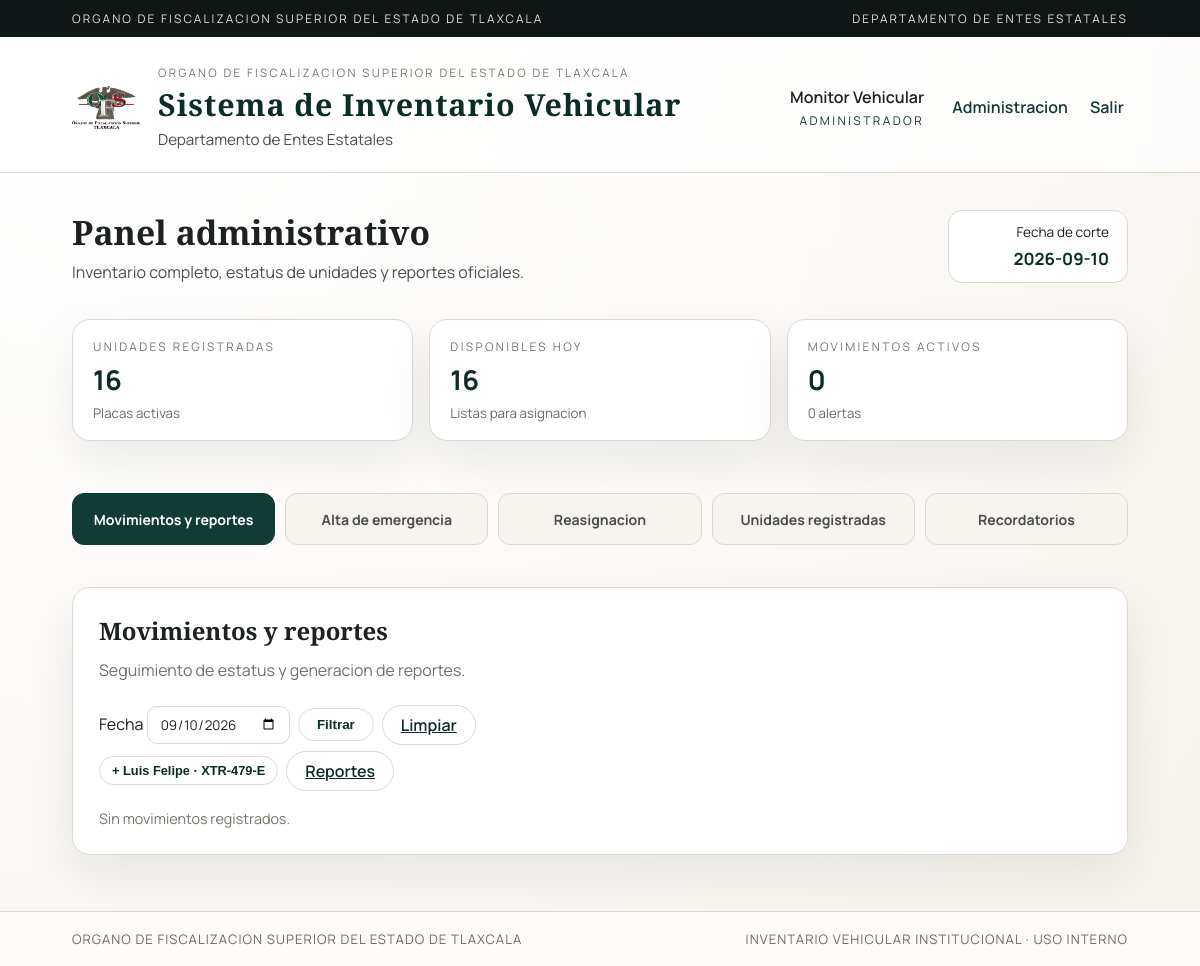
The page /admin?fecha=2026-09-10 (signed in) on the database as committed earlier.
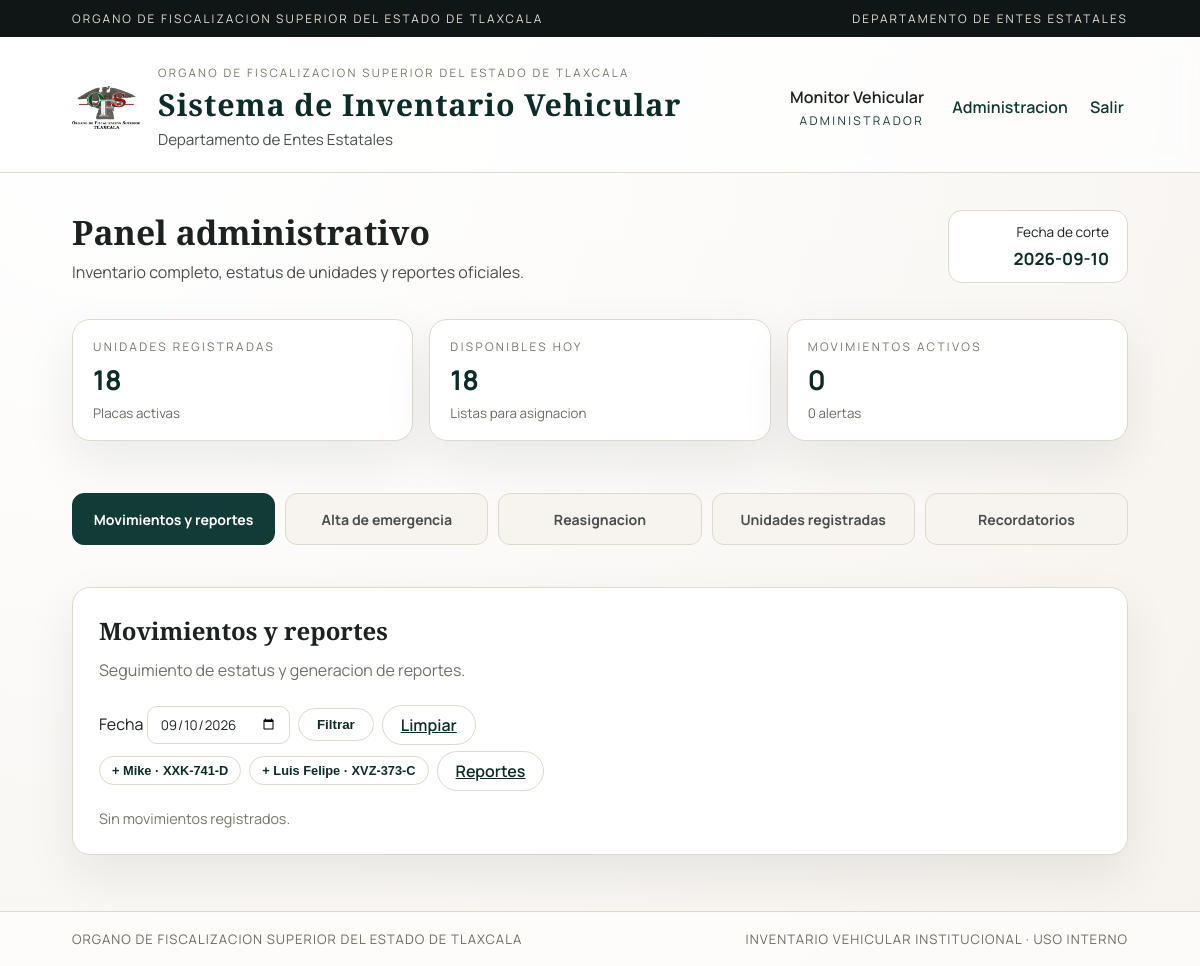
The same page on the database as committed later.
### tables this page shows
CREATE TABLE vehiculos (
                id INTEGER PRIMARY KEY AUTOINCREMENT,
                placa TEXT UNIQUE NOT NULL,
                modelo TEXT NOT NULL,
                marca TEXT NOT NULL,
                activo INTEGER DEFAULT 1
            );

CREATE TABLE usuarios (
                id INTEGER PRIMARY KEY AUTOINCREMENT,
                nombre TEXT NOT NULL,
                usuario TEXT UNIQUE NOT NULL,
                clave TEXT NOT NULL,
                rol TEXT NOT NULL DEFAULT 'usuario',
                puesto TEXT DEFAULT '',
                entes TEXT NOT NULL DEFAULT 'TODOS',
                activo INTEGER DEFAULT 1
            );

### app.py (the view)
    @app.route("/admin")
    def admin():
        if session.get("rol") != "monitor":
            return redirect(url_for("dashboard"))
        context = _build_admin_context(
            app,
            db_manager,
            session.get("rol"),
            request.args.get("fecha"),
        )
        context["monitor_active_panel"] = (
            request.args.get("tab")
            if request.args.get("tab") in {"movimientos", "emergencia", "reasignacion", "unidades", "recordatorios"}
            else "movimientos"
        )
        for categoria, texto in get_flashed_messages(with_categories=True):
            if categoria == "error":
                context["error"] = texto
            elif categoria == "mensaje":
                context["mensaje"] = texto
        return render_template(
            "admin.html",
            usuario=session.get("nombre"),
            rol=session.get("rol"),
            **context,
        )

### app.py (called while the page is built, shortened)
def _fecha_iso_desde_texto(fecha_txt: Optional[str]) -> Optional[str]:
    if not fecha_txt:
        return None
    fecha_base = str(fecha_txt).strip()[:10]
    try:
        return datetime.strptime(fecha_base, "%Y-%m-%d").date().isoformat()
    except ValueError:
        return None

def _filtrar_movimientos_hoy(
    movimientos: List[dict],
    hoy: Optional[date] = None,
    incluir_prestamos_pendientes: bool = False,
) -> List[dict]:
    hoy_iso = (hoy or date.today()).isoformat()
    filtrados = []
    for mov in movimientos:
        if _fecha_iso_desde_texto(mov.get("fecha_solicitud")) == hoy_iso:
            filtrados.append(mov)
            continue
        if (
            incluir_prestamos_pendientes
            and mov.get("tipo") == "prestamo"
            and (mov.get("estado") or "").strip().upper() == "PENDIENTE"
        ):
            filtrados.append(mov)
    return filtrados

def _fecha_referencia_registros(fecha_txt: Optional[str] = None) -> date:
    if fecha_txt:
        try:
            return datetime.strptime(fecha_txt, "%Y-%m-%d").date()
        except ValueError:
            pass

### scripts/utils.py (called while the page is built)
def _hoy_iso() -> str:
    return datetime.now().strftime("%Y-%m-%d")

### templates/admin.html (shortened to what the changed rows need)
{% extends "base.html" %}
{% block content %}
<section class="page-header">
  <div>
    <h2>Panel administrativo</h2>
  </div>
</section>
<section class="stats-grid">
  <div class="stat-card">
    <span>Unidades registradas</span>
    <strong>{{ total_vehiculos }}</strong>
    <small>Placas activas</small>
  </div>
  <div class="stat-card">
    <span>Disponibles hoy</span>
    <strong>{{ total_disponible }}</strong>
    <small>Listas para asignacion</small>
  </div>
</section>
<section class="card {% if rol == 'monitor' %}monitor-panel{% if active_panel == 'movimientos' %} is-active{% endif %}{% endif %}" {% if rol == 'monitor' %}id="monitor-panel-movimientos" data-monitor-panel="movimientos" {% if active_panel != 'movimientos' %}hidden{% endif %}{% endif %}>
  <div class="card-header">
    <div>
      <h2>Movimientos y reportes</h2>
    </div>
    {% if rol in ["monitor", "admin"] %}
    <div class="actions-inline">
      {% if rol == "monitor" %}
        {% for movimiento_rapido in movimientos_rapidos %}
        <form method="post" action="{{ url_for('movimientos_rapido', usuario=movimiento_rapido.usuario) }}">
          <button
            class="btn ghost btn-small"
            type="submit"
            aria-label="Agregar y validar movimiento de {{ movimiento_rapido.usuario_nombre_corto }} con {{ movimiento_rapido.placa }}"
          >+ {{ movimiento_rapido.usuario_nombre_corto }} · {{ movimiento_rapido.placa }}</button>
        </form>
        {% endfor %}
      {% endif %}
    </div>
    {% endif %}
  </div>
</section>
{% endblock %}

### templates/base.html (shortened to what this page needs)
<!doctype html>
<html lang="es">
  <head>
    <link rel="stylesheet" href="{{ url_for('static', filename='css/style.css') }}">
  </head>
  <body>
    <div class="page">
      <div class="gov-topbar">
        <span>Organo de Fiscalizacion Superior del Estado de Tlaxcala</span>
        <span>Departamento de Entes Estatales</span>
      </div>
      <header class="gov-header">
        <div class="brand">
          <img class="brand-logo" src="{{ url_for('static', filename='img/logo.png') }}" alt="Organo de Fiscalizacion Superior del Estado de Tlaxcala">
          <div class="brand-text">
            <span class="brand-overline">Organo de Fiscalizacion Superior del Estado de Tlaxcala</span>
            <h1>Sistema de Inventario Vehicular</h1>
            <p>Departamento de Entes Estatales</p>
          </div>
        </div>
        {% if session.get('autenticado') %}
        <div class="user-area">
          <div class="user-chip">
            <span class="user-name">{{ session.get('nombre') }}</span>
            <span class="user-role">
              {% if session.get('rol') == 'monitor' %}
                Administrador
              {% else %}
                USUARIO
              {% endif %}
            </span>
          </div>
          <nav class="nav-links">
            {% if session.get('rol') == 'monitor' %}
            <a href="{{ url_for('admin') }}">Administracion</a>
            {% else %}
            <a href="{{ url_for('dashboard') }}">Solicitud</a>
            {% endif %}
            <a href="{{ url_for('logout') }}">Salir</a>
          </nav>
        </div>
        {% endif %}
      </header>
      <main class="content">
        <div class="content-inner">
          {% block content %}{% endblock %}
        </div>
      </main>
      <footer class="footer">
        <span>Organo de Fiscalizacion Superior del Estado de Tlaxcala</span>
        <span>Inventario vehicular institucional · Uso interno</span>
      </footer>
    </div>
  </body>
</html>

Rows that differ between the two databases and show on the page:
no longer on this page (row edited): vehiculos: placa "XTR-479-E"
now on this page (row unchanged): usuarios: get "Monitor Vehicular"
now on this page (row unchanged): vehiculos: placa "XXK-741-D"
now on this page (row unchanged): vehiculos: placa "XVZ-373-C"
Other text that changed with them:
{{ total_vehiculos }}: "16" → "18"
{{ total_disponible }}: "16" → "18"
{{ session.get('nombre') }}: "Monitor Vehicular" → (not shown)
new list line: "+ Mike ·"
new list line: "+ Luis Felipe ·"
list line gone: "+ Luis Felipe ·"
